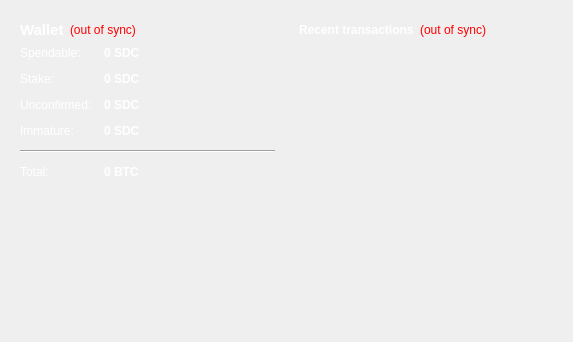
<?xml version="1.0" encoding="UTF-8"?>
<ui version="4.0">
 <class>OverviewPage</class>
 <widget class="QWidget" name="OverviewPage">
  <property name="geometry">
   <rect>
    <x>0</x>
    <y>0</y>
    <width>573</width>
    <height>342</height>
   </rect>
  </property>
  <property name="windowTitle">
   <string>Form</string>
  </property>
  <property name="styleSheet">
   <string notr="true">#OverviewPage { color: #ffffff; }</string>
  </property>
  <layout class="QHBoxLayout" name="horizontalLayout" stretch="1,1">
   <item>
    <layout class="QVBoxLayout" name="verticalLayout_2">
     <item>
      <widget class="QFrame" name="frame">
       <property name="styleSheet">
        <string notr="true">color: #ffffff;</string>
       </property>
       <property name="frameShape">
        <enum>QFrame::NoFrame</enum>
       </property>
       <property name="frameShadow">
        <enum>QFrame::Plain</enum>
       </property>
       <layout class="QVBoxLayout" name="verticalLayout_4">
        <item>
         <layout class="QHBoxLayout" name="horizontalLayout_4">
          <item>
           <widget class="QLabel" name="label_5">
            <property name="font">
             <font>
              <pointsize>11</pointsize>
              <weight>75</weight>
              <bold>true</bold>
             </font>
            </property>
            <property name="styleSheet">
             <string notr="true">color: #ffffff;</string>
            </property>
            <property name="text">
             <string>Wallet</string>
            </property>
           </widget>
          </item>
          <item>
           <widget class="QLabel" name="labelWalletStatus">
            <property name="toolTip">
             <string>The displayed information may be out of date. Your wallet automatically synchronizes with the Quotient network after a connection is established, but this process has not completed yet.</string>
            </property>
            <property name="styleSheet">
             <string notr="true">QLabel { color: red; }</string>
            </property>
            <property name="text">
             <string notr="true">(out of sync)</string>
            </property>
            <property name="alignment">
             <set>Qt::AlignLeading|Qt::AlignLeft|Qt::AlignVCenter</set>
            </property>
           </widget>
          </item>
          <item>
           <spacer name="horizontalSpacer_2">
            <property name="orientation">
             <enum>Qt::Horizontal</enum>
            </property>
            <property name="sizeHint" stdset="0">
             <size>
              <width>40</width>
              <height>20</height>
             </size>
            </property>
           </spacer>
          </item>
         </layout>
        </item>
        <item>
         <layout class="QFormLayout" name="formLayout_2">
          <property name="fieldGrowthPolicy">
           <enum>QFormLayout::AllNonFixedFieldsGrow</enum>
          </property>
          <property name="horizontalSpacing">
           <number>12</number>
          </property>
          <property name="verticalSpacing">
           <number>12</number>
          </property>
          <item row="0" column="0">
           <widget class="QLabel" name="label">
            <property name="styleSheet">
             <string notr="true">color: #ffffff;</string>
            </property>
            <property name="text">
             <string>Spendable:</string>
            </property>
           </widget>
          </item>
          <item row="0" column="1">
           <widget class="QLabel" name="labelBalance">
            <property name="font">
             <font>
              <weight>75</weight>
              <bold>true</bold>
             </font>
            </property>
            <property name="cursor">
             <cursorShape>IBeamCursor</cursorShape>
            </property>
            <property name="toolTip">
             <string>Your current spendable balance</string>
            </property>
            <property name="styleSheet">
             <string notr="true">color: #ffffff;</string>
            </property>
            <property name="text">
             <string notr="true">0 SDC</string>
            </property>
            <property name="textInteractionFlags">
             <set>Qt::LinksAccessibleByMouse|Qt::TextSelectableByKeyboard|Qt::TextSelectableByMouse</set>
            </property>
           </widget>
          </item>
          <item row="1" column="0">
           <widget class="QLabel" name="label_6">
            <property name="styleSheet">
             <string notr="true">color: #ffffff;</string>
            </property>
            <property name="text">
             <string>Stake:</string>
            </property>
           </widget>
          </item>
          <item row="1" column="1">
           <widget class="QLabel" name="labelStake">
            <property name="font">
             <font>
              <weight>75</weight>
              <bold>true</bold>
             </font>
            </property>
            <property name="cursor">
             <cursorShape>IBeamCursor</cursorShape>
            </property>
            <property name="toolTip">
             <string>Total of coins that was staked, and do not yet count toward the current balance</string>
            </property>
            <property name="styleSheet">
             <string notr="true">color: #ffffff;</string>
            </property>
            <property name="text">
             <string notr="true">0 SDC</string>
            </property>
            <property name="textInteractionFlags">
             <set>Qt::LinksAccessibleByMouse|Qt::TextSelectableByKeyboard|Qt::TextSelectableByMouse</set>
            </property>
           </widget>
          </item>
          <item row="2" column="0">
           <widget class="QLabel" name="label_3">
            <property name="styleSheet">
             <string notr="true">color: #ffffff;</string>
            </property>
            <property name="text">
             <string>Unconfirmed:</string>
            </property>
           </widget>
          </item>
          <item row="2" column="1">
           <widget class="QLabel" name="labelUnconfirmed">
            <property name="font">
             <font>
              <weight>75</weight>
              <bold>true</bold>
             </font>
            </property>
            <property name="cursor">
             <cursorShape>IBeamCursor</cursorShape>
            </property>
            <property name="toolTip">
             <string>Total of transactions that have yet to be confirmed, and do not yet count toward the current balance</string>
            </property>
            <property name="styleSheet">
             <string notr="true">color: #ffffff;</string>
            </property>
            <property name="text">
             <string notr="true">0 SDC</string>
            </property>
            <property name="textInteractionFlags">
             <set>Qt::LinksAccessibleByMouse|Qt::TextSelectableByKeyboard|Qt::TextSelectableByMouse</set>
            </property>
           </widget>
          </item>
          <item row="3" column="0">
           <widget class="QLabel" name="labelImmatureText">
            <property name="styleSheet">
             <string notr="true">color: #ffffff;</string>
            </property>
            <property name="text">
             <string>Immature:</string>
            </property>
           </widget>
          </item>
          <item row="3" column="1">
           <widget class="QLabel" name="labelImmature">
            <property name="font">
             <font>
              <weight>75</weight>
              <bold>true</bold>
             </font>
            </property>
            <property name="toolTip">
             <string>Mined balance that has not yet matured</string>
            </property>
            <property name="styleSheet">
             <string notr="true">color: #ffffff;</string>
            </property>
            <property name="text">
             <string notr="true">0 SDC</string>
            </property>
            <property name="textInteractionFlags">
             <set>Qt::LinksAccessibleByMouse|Qt::TextSelectableByKeyboard|Qt::TextSelectableByMouse</set>
            </property>
           </widget>
          </item>
          <item row="4" column="0" colspan="2">
           <widget class="Line" name="line">
            <property name="orientation">
             <enum>Qt::Horizontal</enum>
            </property>
           </widget>
          </item>
          <item row="5" column="0">
           <widget class="QLabel" name="labelTotalText">
            <property name="styleSheet">
             <string notr="true">color: #ffffff;</string>
            </property>
            <property name="text">
             <string>Total:</string>
            </property>
           </widget>
          </item>
          <item row="5" column="1">
           <widget class="QLabel" name="labelTotal">
            <property name="font">
             <font>
              <weight>75</weight>
              <bold>true</bold>
             </font>
            </property>
            <property name="cursor">
             <cursorShape>IBeamCursor</cursorShape>
            </property>
            <property name="toolTip">
             <string>Your current total balance</string>
            </property>
            <property name="styleSheet">
             <string notr="true">color: #ffffff;</string>
            </property>
            <property name="text">
             <string notr="true">0 BTC</string>
            </property>
            <property name="textInteractionFlags">
             <set>Qt::LinksAccessibleByMouse|Qt::TextSelectableByKeyboard|Qt::TextSelectableByMouse</set>
            </property>
           </widget>
          </item>
         </layout>
        </item>
       </layout>
      </widget>
     </item>
     <item>
      <spacer name="verticalSpacer">
       <property name="orientation">
        <enum>Qt::Vertical</enum>
       </property>
       <property name="sizeHint" stdset="0">
        <size>
         <width>20</width>
         <height>40</height>
        </size>
       </property>
      </spacer>
     </item>
    </layout>
   </item>
   <item>
    <layout class="QVBoxLayout" name="verticalLayout_3">
     <item>
      <widget class="QFrame" name="frame_2">
       <property name="styleSheet">
        <string notr="true">color: #ffffff;</string>
       </property>
       <property name="frameShape">
        <enum>QFrame::NoFrame</enum>
       </property>
       <property name="frameShadow">
        <enum>QFrame::Plain</enum>
       </property>
       <layout class="QVBoxLayout" name="verticalLayout">
        <item>
         <layout class="QHBoxLayout" name="horizontalLayout_2">
          <item>
           <widget class="QLabel" name="label_4">
            <property name="styleSheet">
             <string notr="true">color: #ffffff;</string>
            </property>
            <property name="text">
             <string>&lt;b&gt;Recent transactions&lt;/b&gt;</string>
            </property>
           </widget>
          </item>
          <item>
           <widget class="QLabel" name="labelTransactionsStatus">
            <property name="toolTip">
             <string>The displayed information may be out of date. Your wallet automatically synchronizes with the Quotient network after a connection is established, but this process has not completed yet.</string>
            </property>
            <property name="styleSheet">
             <string notr="true">QLabel { color: red; }</string>
            </property>
            <property name="text">
             <string notr="true">(out of sync)</string>
            </property>
            <property name="alignment">
             <set>Qt::AlignRight|Qt::AlignTrailing|Qt::AlignVCenter</set>
            </property>
           </widget>
          </item>
          <item>
           <spacer name="horizontalSpacer">
            <property name="orientation">
             <enum>Qt::Horizontal</enum>
            </property>
            <property name="sizeHint" stdset="0">
             <size>
              <width>40</width>
              <height>20</height>
             </size>
            </property>
           </spacer>
          </item>
         </layout>
        </item>
        <item>
         <widget class="QListView" name="listTransactions">
          <property name="styleSheet">
           <string notr="true">QListView { background: transparent; }</string>
          </property>
          <property name="frameShape">
           <enum>QFrame::NoFrame</enum>
          </property>
          <property name="verticalScrollBarPolicy">
           <enum>Qt::ScrollBarAlwaysOff</enum>
          </property>
          <property name="horizontalScrollBarPolicy">
           <enum>Qt::ScrollBarAlwaysOff</enum>
          </property>
          <property name="selectionMode">
           <enum>QAbstractItemView::NoSelection</enum>
          </property>
         </widget>
        </item>
       </layout>
      </widget>
     </item>
     <item>
      <spacer name="verticalSpacer_2">
       <property name="orientation">
        <enum>Qt::Vertical</enum>
       </property>
       <property name="sizeHint" stdset="0">
        <size>
         <width>20</width>
         <height>40</height>
        </size>
       </property>
      </spacer>
     </item>
    </layout>
   </item>
  </layout>
 </widget>
 <resources/>
 <connections/>
</ui>
